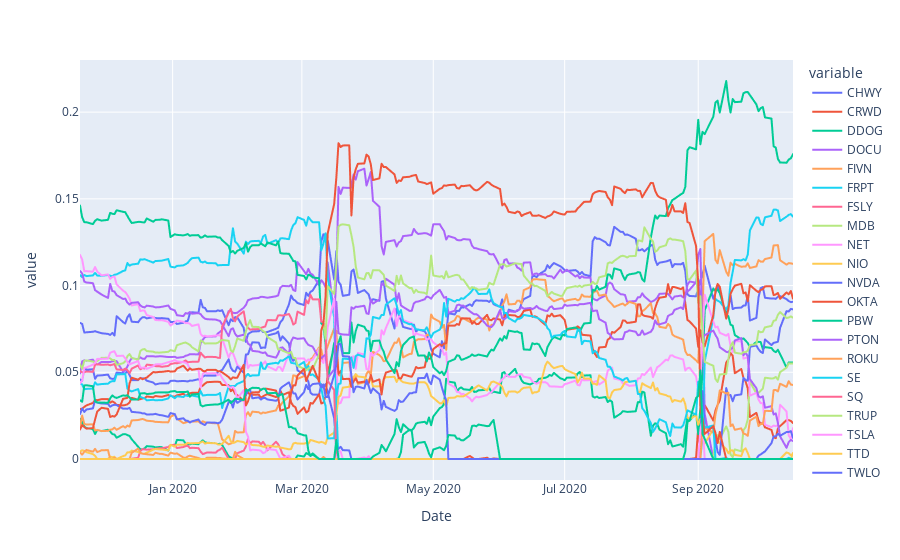

Notebook source saved alongside this figure:
### Code cell
r["weight_history"].plot()

### Figure 1 — Plotly figure (JSON) as saved in the notebook; plotly's stock layout.template omitted (floating-point values rounded to 4 significant figures; data arrays with more than 128 entries replaced by an {"elided": "..."} marker saying what was removed)
{"data": [{"hovertemplate": "variable=CHWY<br>Date=%{x}<br>value=%{y}<extra></extra>", "legendgroup": "CHWY", "line": {"color": "#636efa", "dash": "solid"}, "mode": "lines", "name": "CHWY", "showlegend": true, "type": "scattergl", "x": {"elided": "229 str values"}, "xaxis": "x", "y": {"elided": "229 float values"}, "yaxis": "y"}, {"hovertemplate": "variable=CRWD<br>Date=%{x}<br>value=%{y}<extra></extra>", "legendgroup": "CRWD", "line": {"color": "#EF553B", "dash": "solid"}, "mode": "lines", "name": "CRWD", "showlegend": true, "type": "scattergl", "x": {"elided": "229 str values"}, "xaxis": "x", "y": {"elided": "229 float values"}, "yaxis": "y"}, {"hovertemplate": "variable=DDOG<br>Date=%{x}<br>value=%{y}<extra></extra>", "legendgroup": "DDOG", "line": {"color": "#00cc96", "dash": "solid"}, "mode": "lines", "name": "DDOG", "showlegend": true, "type": "scattergl", "x": {"elided": "229 str values"}, "xaxis": "x", "y": {"elided": "229 float values"}, "yaxis": "y"}, {"hovertemplate": "variable=DOCU<br>Date=%{x}<br>value=%{y}<extra></extra>", "legendgroup": "DOCU", "line": {"color": "#ab63fa", "dash": "solid"}, "mode": "lines", "name": "DOCU", "showlegend": true, "type": "scattergl", "x": {"elided": "229 str values"}, "xaxis": "x", "y": {"elided": "229 float values"}, "yaxis": "y"}, {"hovertemplate": "variable=FIVN<br>Date=%{x}<br>value=%{y}<extra></extra>", "legendgroup": "FIVN", "line": {"color": "#FFA15A", "dash": "solid"}, "mode": "lines", "name": "FIVN", "showlegend": true, "type": "scattergl", "x": {"elided": "229 str values"}, "xaxis": "x", "y": {"elided": "229 float values"}, "yaxis": "y"}, {"hovertemplate": "variable=FRPT<br>Date=%{x}<br>value=%{y}<extra></extra>", "legendgroup": "FRPT", "line": {"color": "#19d3f3", "dash": "solid"}, "mode": "lines", "name": "FRPT", "showlegend": true, "type": "scattergl", "x": {"elided": "229 str values"}, "xaxis": "x", "y": {"elided": "229 float values"}, "yaxis": "y"}, {"hovertemplate": "variable=FSLY<br>Date=%{x}<br>value=%{y}<extra></extra>", "legendgroup": "FSLY", "line": {"color": "#FF6692", "dash": "solid"}, "mode": "lines", "name": "FSLY", "showlegend": true, "type": "scattergl", "x": {"elided": "229 str values"}, "xaxis": "x", "y": {"elided": "229 float values"}, "yaxis": "y"}, {"hovertemplate": "variable=MDB<br>Date=%{x}<br>value=%{y}<extra></extra>", "legendgroup": "MDB", "line": {"color": "#B6E880", "dash": "solid"}, "mode": "lines", "name": "MDB", "showlegend": true, "type": "scattergl", "x": {"elided": "229 str values"}, "xaxis": "x", "y": {"elided": "229 float values"}, "yaxis": "y"}, {"hovertemplate": "variable=NET<br>Date=%{x}<br>value=%{y}<extra></extra>", "legendgroup": "NET", "line": {"color": "#FF97FF", "dash": "solid"}, "mode": "lines", "name": "NET", "showlegend": true, "type": "scattergl", "x": {"elided": "229 str values"}, "xaxis": "x", "y": {"elided": "229 float values"}, "yaxis": "y"}, {"hovertemplate": "variable=NIO<br>Date=%{x}<br>value=%{y}<extra></extra>", "legendgroup": "NIO", "line": {"color": "#FECB52", "dash": "solid"}, "mode": "lines", "name": "NIO", "showlegend": true, "type": "scattergl", "x": {"elided": "229 str values"}, "xaxis": "x", "y": {"elided": "229 float values"}, "yaxis": "y"}, {"hovertemplate": "variable=NVDA<br>Date=%{x}<br>value=%{y}<extra></extra>", "legendgroup": "NVDA", "line": {"color": "#636efa", "dash": "solid"}, "mode": "lines", "name": "NVDA", "showlegend": true, "type": "scattergl", "x": {"elided": "229 str values"}, "xaxis": "x", "y": {"elided": "229 float values"}, "yaxis": "y"}, {"hovertemplate": "variable=OKTA<br>Date=%{x}<br>value=%{y}<extra></extra>", "legendgroup": "OKTA", "line": {"color": "#EF553B", "dash": "solid"}, "mode": "lines", "name": "OKTA", "showlegend": true, "type": "scattergl", "x": {"elided": "229 str values"}, "xaxis": "x", "y": {"elided": "229 float values"}, "yaxis": "y"}, {"hovertemplate": "variable=PBW<br>Date=%{x}<br>value=%{y}<extra></extra>", "legendgroup": "PBW", "line": {"color": "#00cc96", "dash": "solid"}, "mode": "lines", "name": "PBW", "showlegend": true, "type": "scattergl", "x": {"elided": "229 str values"}, "xaxis": "x", "y": {"elided": "229 float values"}, "yaxis": "y"}, {"hovertemplate": "variable=PTON<br>Date=%{x}<br>value=%{y}<extra></extra>", "legendgroup": "PTON", "line": {"color": "#ab63fa", "dash": "solid"}, "mode": "lines", "name": "PTON", "showlegend": true, "type": "scattergl", "x": {"elided": "229 str values"}, "xaxis": "x", "y": {"elided": "229 float values"}, "yaxis": "y"}, {"hovertemplate": "variable=ROKU<br>Date=%{x}<br>value=%{y}<extra></extra>", "legendgroup": "ROKU", "line": {"color": "#FFA15A", "dash": "solid"}, "mode": "lines", "name": "ROKU", "showlegend": true, "type": "scattergl", "x": {"elided": "229 str values"}, "xaxis": "x", "y": {"elided": "229 float values"}, "yaxis": "y"}, {"hovertemplate": "variable=SE<br>Date=%{x}<br>value=%{y}<extra></extra>", "legendgroup": "SE", "line": {"color": "#19d3f3", "dash": "solid"}, "mode": "lines", "name": "SE", "showlegend": true, "type": "scattergl", "x": {"elided": "229 str values"}, "xaxis": "x", "y": {"elided": "229 float values"}, "yaxis": "y"}, {"hovertemplate": "variable=SQ<br>Date=%{x}<br>value=%{y}<extra></extra>", "legendgroup": "SQ", "line": {"color": "#FF6692", "dash": "solid"}, "mode": "lines", "name": "SQ", "showlegend": true, "type": "scattergl", "x": {"elided": "229 str values"}, "xaxis": "x", "y": {"elided": "229 float values"}, "yaxis": "y"}, {"hovertemplate": "variable=TRUP<br>Date=%{x}<br>value=%{y}<extra></extra>", "legendgroup": "TRUP", "line": {"color": "#B6E880", "dash": "solid"}, "mode": "lines", "name": "TRUP", "showlegend": true, "type": "scattergl", "x": {"elided": "229 str values"}, "xaxis": "x", "y": {"elided": "229 float values"}, "yaxis": "y"}, {"hovertemplate": "variable=TSLA<br>Date=%{x}<br>value=%{y}<extra></extra>", "legendgroup": "TSLA", "line": {"color": "#FF97FF", "dash": "solid"}, "mode": "lines", "name": "TSLA", "showlegend": true, "type": "scattergl", "x": {"elided": "229 str values"}, "xaxis": "x", "y": {"elided": "229 float values"}, "yaxis": "y"}, {"hovertemplate": "variable=TTD<br>Date=%{x}<br>value=%{y}<extra></extra>", "legendgroup": "TTD", "line": {"color": "#FECB52", "dash": "solid"}, "mode": "lines", "name": "TTD", "showlegend": true, "type": "scattergl", "x": {"elided": "229 str values"}, "xaxis": "x", "y": {"elided": "229 float values"}, "yaxis": "y"}, {"hovertemplate": "variable=TWLO<br>Date=%{x}<br>value=%{y}<extra></extra>", "legendgroup": "TWLO", "line": {"color": "#636efa", "dash": "solid"}, "mode": "lines", "name": "TWLO", "showlegend": true, "type": "scattergl", "x": {"elided": "229 str values"}, "xaxis": "x", "y": {"elided": "229 float values"}, "yaxis": "y"}, {"hovertemplate": "variable=ZM<br>Date=%{x}<br>value=%{y}<extra></extra>", "legendgroup": "ZM", "line": {"color": "#EF553B", "dash": "solid"}, "mode": "lines", "name": "ZM", "showlegend": true, "type": "scattergl", "x": {"elided": "229 str values"}, "xaxis": "x", "y": {"elided": "229 float values"}, "yaxis": "y"}, {"hovertemplate": "variable=ZS<br>Date=%{x}<br>value=%{y}<extra></extra>", "legendgroup": "ZS", "line": {"color": "#00cc96", "dash": "solid"}, "mode": "lines", "name": "ZS", "showlegend": true, "type": "scattergl", "x": {"elided": "229 str values"}, "xaxis": "x", "y": {"elided": "229 float values"}, "yaxis": "y"}], "layout": {"legend": {"title": {"text": "variable"}, "tracegroupgap": 0}, "margin": {"t": 60}, "xaxis": {"anchor": "y", "domain": [0, 1], "title": {"text": "Date"}}, "yaxis": {"anchor": "x", "domain": [0, 1], "title": {"text": "value"}}}}
